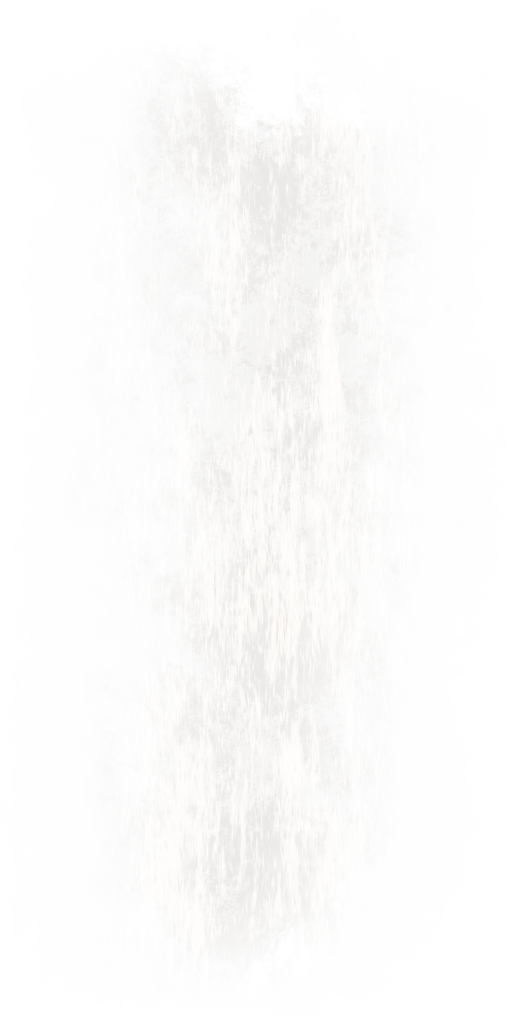
#> input picture godot/assets/decals/gen/chemin_usure_1_albedo.png, 512 x 1024 px
$ python -i make_wear.py   (imports and definitions only)
#> lines starting #> are read from the running program, lines starting #| are printed output that depends on the picture
#!/usr/bin/env python3
"""Bibliothèque d'usure de Don't Play (lot V1-USURE) : décalques générés et masques de crasse HD.

À lancer en mode isolé (numpy et PIL seulement), depuis n'importe où :
    python3 -I godot/tools/make_wear.py                       tout
    python3 -I godot/tools/make_wear.py fissure empreinte     seulement ces genres
    python3 -I godot/tools/make_wear.py --planche <fichier>   et une planche de contrôle (PNG)
Puis l'import sans rendu : godot --headless --path godot --import

Tout est calculé ici, à partir de bruit fractal (synthèse spectrale), de champs de distance et de
tracés : aucune photo, aucune personne (les traces de pieds sont des formes abstraites). Résultat
déterministe (graines fixes). Écrit dans godot/assets/decals/gen/ (avec les .import) :

  Décalques (lus par scripts/wear.gd, Wear.decal) : <nom>_albedo.png (RGBA, sRGB : couleur et masque),
  <nom>_normal.png (normale OpenGL, vert = haut de l'image ; seulement s'il y a du relief) et
  <nom>_orm.png (R = occlusion, G = rugosité, B = métal). Godot mélange la normale et l'ORM d'un
  décalque selon l'alpha de l'albédo, et la couleur selon alpha × albedo_mix : une tache peut changer la
  rugosité sans changer la couleur (albedo_mix bas). Le haut de l'image va vers « up » (Wear.decal).
    tache_plafond_1..4   1024²      auréoles d'eau : bords de dépôt, cernes successifs, point de goutte
    moisissure_1..2      1024²      colonies de points noirs, satellites, voile gris-vert, auréole
                                    d'humidité ; 1 : bande le long du bord haut (jonction mur-plafond,
                                    plus fournie à gauche) ; 2 : colonie ronde
    fissure_1..3         1024×512   fissures de plâtre (sillon en relief, éclats de peinture)
    suie_1..2            512²       1 : halo au plafond au-dessus d'une ampoule ; 2 : panache sur un mur
    chemin_usure_1..2    512×1024   usure de passage (v = le long du chemin) : couleur presque blanche,
                                    teintée par Wear selon le sol ; mate
    empreinte_1..6       256×512    pieds nus sales et mouillés, orteils en haut ; impairs = pied gauche,
                                    pairs = droit ; cœur d'alpha 0,85-0,9 (lot V2-MERE-FIN), relief doux
                                    du ménisque, rugosité 0,3 (mouillé) à 0,45
    crasse_pied_mur_1..3 1024×128   bande de pied de mur (0,22 m, Wear.wall_base) : crasse juste au-dessus
                                    de la plinthe de 11 cm (moitié basse de l'image), poussière sur la
                                    plinthe et dans l'angle du sol ; PÉRIODIQUE en u (les tronçons d'un même
                                    mur se raccordent sans couture)
    coin_1               512²       crasse d'angle (projetée en diagonale dans un coin de plafond)
  Décalques ambientCG adoucis : acg/<Id>_albedo.png, copie de ../acg/<Id>_albedo.png (lot V1-ASSETS)
    dont l'alpha s'éteint vers les bords (contour irrégulier) : ces motifs sont faits pour se répéter, et
    leur bord droit se voyait. Normale et ORM restent ceux de ../acg/ (mélangés selon cet alpha).
  Masques de crasse HD (Surfaces) : grime_hd_1..3.png, 1024², niveaux de gris, PÉRIODIQUES (posés en
    triplanaire), même moyenne (en lumière linéaire) que textures/grime.png qu'ils remplacent :
    1 = plâtre (marbrures, auréoles, pores), 2 = patine (bois, meubles : traces grasses, poussière),
    3 = peinture (portes, boiseries : rayures fines, éclats).

Import : décalques en WebP avec perte (compress/mode=1 : l'atlas des décalques de Godot est de toute
façon en RGBA8 non compressé ; c'est le format le plus léger dans le pck), masques en sans perte
(mode 0 : ils restent en L8, 1 octet par pixel en mémoire vidéo), tous avec mipmaps.
"""

import argparse
import io
import os
import sys

import numpy as np
from PIL import Image, ImageDraw

HERE = os.path.dirname(os.path.abspath(__file__))
GODOT = os.path.dirname(HERE)
OUT = os.path.join(GODOT, "assets", "decals", "gen")
ACG = os.path.join(GODOT, "assets", "decals", "acg")
GRIME_OLD = os.path.join(GODOT, "assets", "textures", "grime.png")


# ------------------------------------------------------------------ outils

def sstep(e0, e1, x):
    t = np.clip((x - e0) / (e1 - e0), 0.0, 1.0)
    return t * t * (3.0 - 2.0 * t)


# [77 lines left out: functions spectral, blur, sample, grid, over, not called in this run]


def to8(a):
    return (np.clip(a, 0.0, 1.0) * 255.0 + 0.5).astype(np.uint8)


# [35 lines left out: functions edge_fade, normal_map, save_png, not called in this run]


IMPORT_TMPL = """[remap]

importer="texture"
type="CompressedTexture2D"

[params]

compress/mode=%(mode)d
compress/high_quality=false
compress/lossy_quality=%(q)s
compress/uastc_level=0
compress/rdo_quality_loss=0.0
compress/hdr_compression=1
compress/normal_map=%(normal)d
compress/channel_pack=0
mipmaps/generate=true
mipmaps/limit=-1
roughness/mode=0
roughness/src_normal=""
process/channel_remap/red=0
process/channel_remap/green=1
process/channel_remap/blue=2
process/channel_remap/alpha=3
process/fix_alpha_border=true
process/premult_alpha=false
process/normal_map_invert_y=false
process/hdr_as_srgb=false
process/hdr_clamp_exposure=false
process/size_limit=0
detect_3d/compress_to=0
"""


# [82 lines left out: functions write_import, _half, save_decal, ellipse_field, capsule_field, smax, not called in this run]


# ------------------------------------------------------------------ taches d'eau au plafond

# (centre x, y, rayons, angle, poids) par variante, en unités de l'image ; niveaux des cernes
STAIN_SHAPES = {
    1: {"blobs": [(0.5, 0.52, 0.36, 0.31, 0.3)], "levels": [0.0, 0.16, 0.34, 0.55], "drip": (0.47, 0.5)},
    2: {"blobs": [(0.5, 0.5, 0.44, 0.15, -0.35), (0.3, 0.6, 0.16, 0.12, 0.0)], "levels": [0.0, 0.2, 0.42], "drip": None},
    3: {"blobs": [(0.36, 0.42, 0.22, 0.2, 0.0), (0.62, 0.6, 0.25, 0.21, 0.6), (0.52, 0.3, 0.13, 0.12, 0.0)],
        "levels": [0.0, 0.22, 0.45], "drip": (0.62, 0.6)},
    4: {"blobs": [(0.5, 0.5, 0.42, 0.38, 1.1)], "levels": [0.0, 0.1, 0.24, 0.4, 0.6], "drip": None, "old": True},
}


# [148 lines left out: functions tache_plafond, _colonies, moisissure, _crack, not called in this run]


CRACKS = {
    1: [(0.05, 0.52, 0.02, 0.9)],                 # (x, y, cap, longueur) relatifs
    2: [(0.06, 0.88, -0.42, 0.95)],
    3: [(0.5, 0.48, 0.15, 0.5), (0.5, 0.48, 3.0, 0.45)],
}


# [259 lines left out: functions fissure, suie, chemin_usure, _foot_field, empreinte, crasse_pied_mur and 1 more, not called in this run]


# ------------------------------------------------------------------ décalques ambientCG adoucis

# id -> (marge du fondu, côtés gardés pleins)
ACG_FADE = {
    "Leaking001": (0.1, ("top",)), "Leaking002": (0.1, ("top",)), "Leaking003": (0.1, ("top",)),
    "Leaking005": (0.1, ("top",)), "Leaking007": (0.1, ("top",)), "Leaking009": (0.12, ("top",)),
    "Rust001": (0.12, ("bottom",)),
    "Fingerprints001": (0.16, ()), "Scratches001": (0.14, ()), "Scratches004": (0.14, ()),
    "Smear002": (0.15, ()), "SurfaceImperfections005": (0.08, ()), "SurfaceImperfections006": (0.08, ()),
    "SurfaceImperfections009": (0.16, ()), "SurfaceImperfections010": (0.16, ()),
    "SurfaceImperfections014": (0.2, ()), "SurfaceImperfections017": (0.2, ()),
}


# [16 lines left out: function acg_soft, not called in this run]


# ------------------------------------------------------------------ masques de crasse HD

def _lin(v8):
    c = v8 / 255.0
    return np.where(c <= 0.04045, c / 12.92, ((c + 0.055) / 1.055) ** 2.4)


# [62 lines left out: functions _scratches, grime_hd, not called in this run]


# ------------------------------------------------------------------ planche de contrôle

PLANCHE_BG = {"tache_plafond": (150, 146, 136), "moisissure": (170, 165, 150), "fissure": (175, 170, 160),
              "suie": (175, 170, 160), "chemin_usure": (95, 62, 42), "empreinte": (120, 85, 60),
              "crasse_pied_mur": (165, 160, 150), "coin": (170, 165, 155), "acg": (175, 170, 160)}


def planche(path):
    """Chaque albédo sur un fond typique, sa rugosité (G de l'ORM) et un éclairage rasant de sa normale."""
    files = sorted(f[:-11] for f in os.listdir(OUT) if f.endswith("_albedo.png"))
    files += ["acg/" + f[:-11] for f in sorted(os.listdir(os.path.join(OUT, "acg"))) if f.endswith("_albedo.png")]
    T = 220
    cols = 4
    rows = (len(files) + cols - 1) // cols
    sheet = Image.new("RGB", (cols * T * 3, rows * (T + 14)), (20, 20, 20))
#> sheet: PIL image 2640x234 RGB; every value is 20
    dr = ImageDraw.Draw(sheet)
    for i, name in enumerate(files):
        kind = "acg" if name.startswith("acg/") else name.rsplit("_", 1)[0]
        a = Image.open(os.path.join(OUT, name + "_albedo.png")).convert("RGBA")
#> a is the input picture: PIL image 512x1024 RGBA; mean R, G, B, A 229.5, 226.1, 222.6, 30.5
        bg = Image.new("RGBA", a.size, PLANCHE_BG.get(kind, (170, 165, 155)) + (255,))
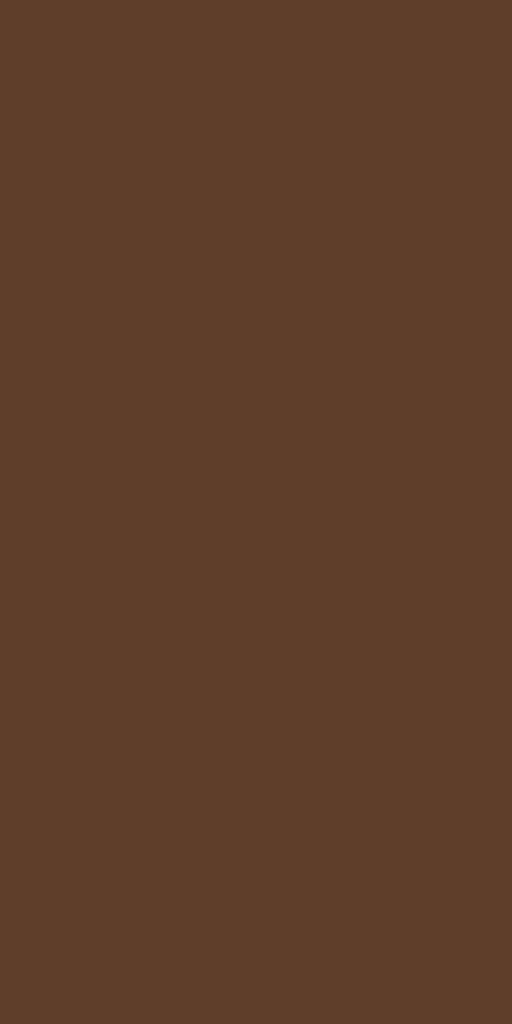
#> bg: PIL image 512x1024 RGBA; mean R, G, B, A 95, 62, 42, 255
        bg.alpha_composite(a)
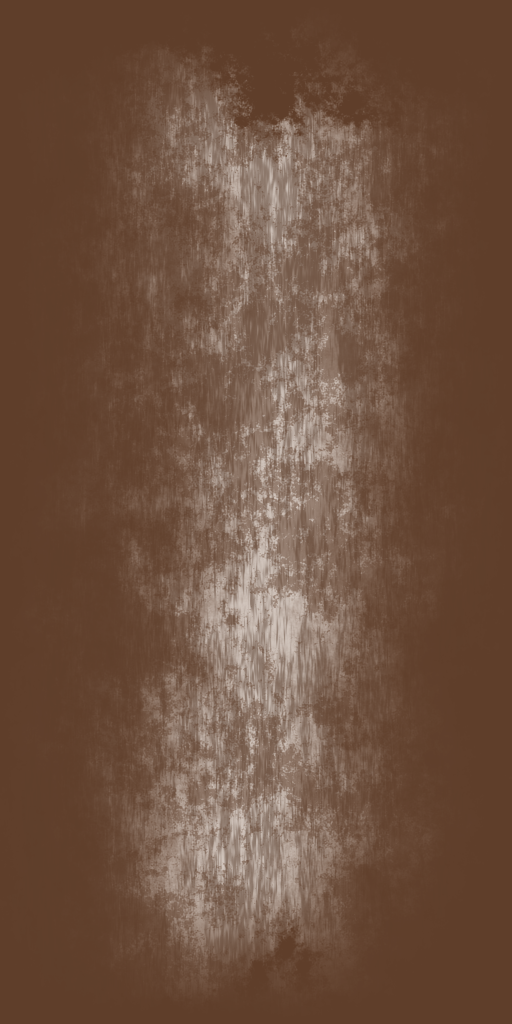
#> bg: PIL image 512x1024 RGBA; mean R, G, B, A 111.4, 81.9, 63.9, 255
        ormp = os.path.join(OUT, name + "_orm.png") if not name.startswith("acg/") else os.path.join(ACG, name[4:] + "_orm.png")
        nrmp = os.path.join(OUT, name + "_normal.png") if not name.startswith("acg/") else os.path.join(ACG, name[4:] + "_normal.png")
        alpha = np.asarray(a, np.float64)[..., 3] / 255.0
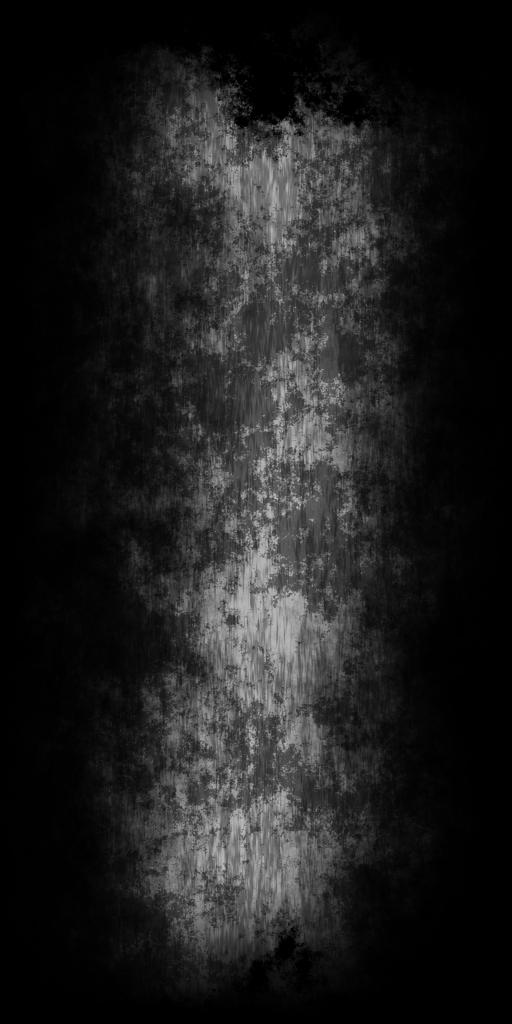
#> alpha: shape (1024, 512) float64; min 0, max 0.714, mean 0.119
        if os.path.exists(ormp):
            g = np.asarray(Image.open(ormp).convert("RGB"), np.float64)[..., 1] / 255.0
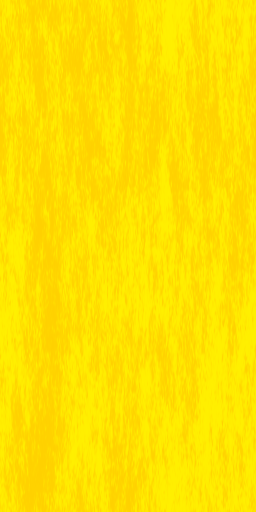
#> input picture godot/assets/decals/gen/chemin_usure_1_orm.png, 256 x 512 px
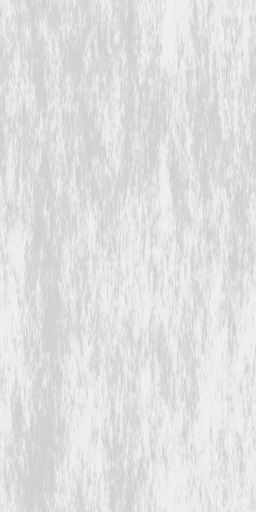
#> g: shape (512, 256) float64; min 0.82, max 0.941, mean 0.88
#> (the run stopped early here; a loop or call above may not have finished)
